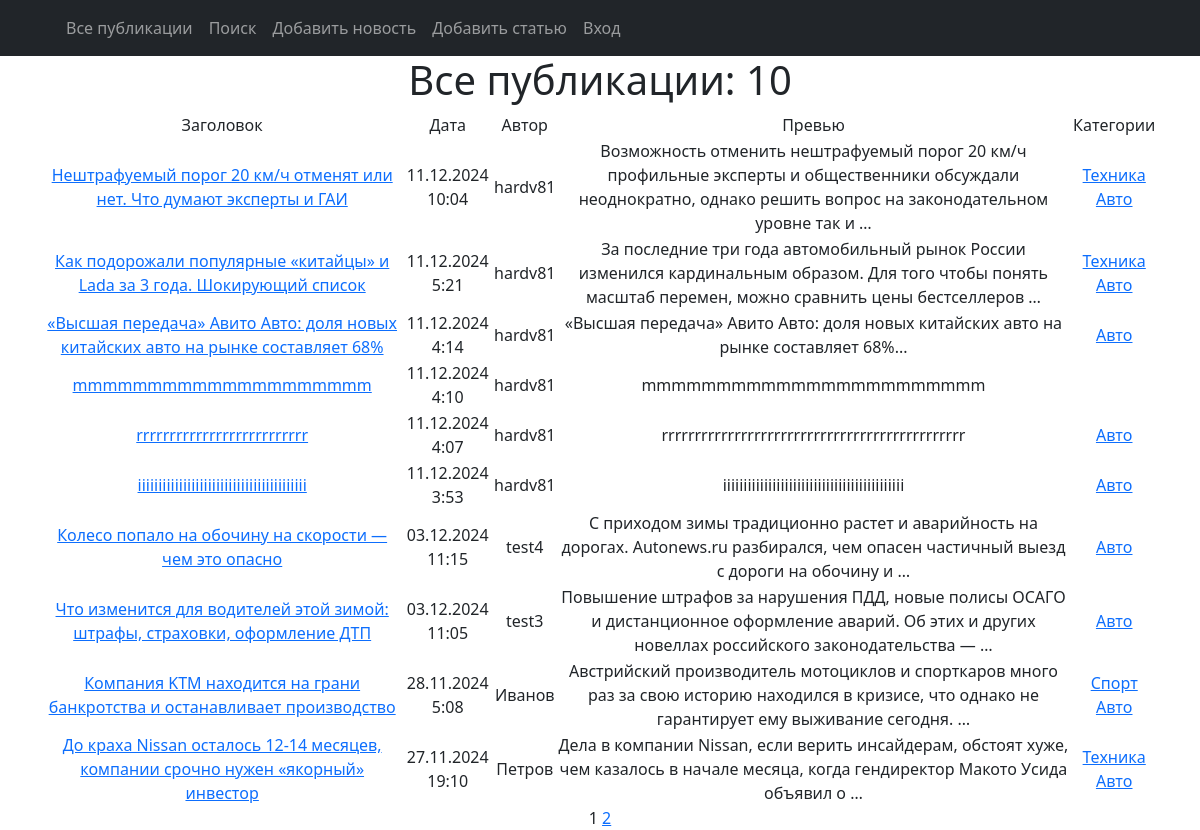
The page / on the database its author committed.
### news/models.py (models this page shows, shortened)
class Post(models.Model):
    article = 'ART'
    news = 'NEW'
    TYPE = [
        (article, 'Статья'),
        (news, 'Новость'),
    ]
    post_author = models.ForeignKey(Author, on_delete=models.CASCADE)
    post_type = models.CharField(max_length=3, choices=TYPE, default=article)
    post_time = models.DateTimeField(auto_now_add=True)
    post_category = models.ManyToManyField(Category, through='PostCategory')
    post_title = models.CharField(max_length=255)
    post_text = models.TextField()
    post_rating = models.IntegerField(default=0)

class Author(models.Model):
    author_rating = models.IntegerField(default=0)
    author_user = models.OneToOneField(User, on_delete = models.CASCADE, primary_key = True)
    def __str__(self):
        return f'{self.author_user}'

class Category(models.Model):
    category_name = models.CharField(max_length=255, unique=True)
    subscribers = models.ManyToManyField(User, blank=True, related_name='categories')
    def __str__(self):
        return f'{self.category_name}'

### news/views.py (the view)
# urls.py: path('', PostsList.as_view(), name='post_list'),
class PostsList(ListView):
    model = Post
    ordering = '-post_time'
    template_name = 'posts.html'
    context_object_name = 'posts'
    paginate_by = 10
    def get_queryset(self):
        queryset = super().get_queryset()
        self.filterset = PostFilter(self.request.GET, queryset)
        return self.filterset.qs
    def get_context_data(self, **kwargs):
        context = super().get_context_data(**kwargs)
        context['filterset'] = self.filterset
        return context

### news/templatetags/custom_filters.py (called while the page is built)
@register.filter()
def censor(text):
    CENS_WORDS = ['подшипник', 'коробка', 'видеорегистратор', 'транспорт', 'безопасность', 'также', 'видео',
                  'отставание', 'место']
    if type(text) != str:
        raise TypeException(f'Недопустимый формат данных (string)!')
    lst = []
    st = ''
    i = 0
    for sym in text:
        i += 1
        if sym.isalpha():
            st += sym
            if i == len(text):
                lst.append(st)
        else:
            if len(st):
                lst.append(st)
            lst.append(sym)
            st = ''
    for i in range(len(lst)):
        if lst[i].lower() in CENS_WORDS:
            lst[i] = lst[i].replace(lst[i], lst[i][:1] + "*" * (len(lst[i]) - 1))
    censored_text = ''
    for word in lst:
        censored_text += word
    return f'{censored_text}'

### news/templatetags/custom_tags.py (called while the page is built)
@register.simple_tag(takes_context=True)
def url_replace(context, **kwargs):
   d = context['request'].GET.copy()
   for k, v in kwargs.items():
       d[k] = v
   return d.urlencode()

### templates/posts.html (shortened to what this page needs)
{% extends 'flatpages/default.html' %}
{% load custom_filters %}
{% load custom_tags %}
{% block content %}
   <h1>Все публикации: {{ posts|length }}</h1>
   {% if posts %}
       <table>
           <tr>
               <td>Заголовок</td>
               <td>Дата</td>
               <td>Автор</td>
               <td>Превью</td>
               <td>Категории</td>
           </tr>
           {% for post in posts %}
           <tr>
               <td><a href="{% url 'post_detail' post.id %}">{{ post.post_title|censor }}</a></td>
               <td>{{ post.post_time|date:'d.m.Y G:i' }}</td>
               <td>{{ post.post_author }}</td>
               <td>{{ post.post_text|truncatewords:20|censor }}</td>
               <td>{% for category in post.post_category.all %}
                   <a href="{% url 'category_list' category.id %}">{{ category }}</a>
                   {% endfor %}
               </td>
           </tr>
           {% endfor %}
       </table>
   {% else %}
       <h2>Новостей нет!</h2>
   {% endif %}
   {{ page_obj.number }}
   {% if page_obj.has_next %}
       <a href="?{% url_replace page=page_obj.next_page_number %}">{{ page_obj.next_page_number }}</a>
   {% endif %}
{% endblock content %}

### rows shown on the page
Post: post_title|censor "Нештрафуемый порог 20 км/ч отменят или нет. Что думают эксперты и ГАИ", post_time "11.12.2024 10:04", post_author "hardv81", post_text|censor "Возможность отменить нештрафуемый порог 20 км/ч профильные эксперты и общественники обсуждали неоднократно, однако решить вопрос на законодательном уровне так и …"
Category: category_name "Техника"
Category: category_name "Авто"
Post: post_title|censor "Как подорожали популярные «китайцы» и Lada за 3 года. Шокирующий список", post_time "11.12.2024 5:21", post_author "hardv81", post_text|censor "За последние три года автомобильный рынок России изменился кардинальным образом. Для того чтобы понять масштаб перемен, можно сравнить цены бестселлеров …"
Post: post_title|censor "«Высшая передача» Авито Авто: доля новых китайских авто на рынке составляет 68%", post_time "11.12.2024 4:14", post_author "hardv81", post_text|censor "«Высшая передача» Авито Авто: доля новых китайских авто на рынке составляет 68%..."
Post: post_title|censor "mmmmmmmmmmmmmmmmmmmm", post_time "11.12.2024 4:10", post_author "hardv81", post_text|censor "mmmmmmmmmmmmmmmmmmmmmmm"
Post: post_title|censor "rrrrrrrrrrrrrrrrrrrrrrrrrr", post_time "11.12.2024 4:07", post_author "hardv81", post_text|censor "rrrrrrrrrrrrrrrrrrrrrrrrrrrrrrrrrrrrrrrrrrrrrr"
Post: post_title|censor "iiiiiiiiiiiiiiiiiiiiiiiiiiiiiiiiiiiiiiiii", post_time "11.12.2024 3:53", post_author "hardv81", post_text|censor "iiiiiiiiiiiiiiiiiiiiiiiiiiiiiiiiiiiiiiiiiiii"
Post: post_title|censor "Колесо попало на обочину на скорости — чем это опасно", post_time "03.12.2024 11:15", post_author "test4", post_text|censor "С приходом зимы традиционно растет и аварийность на дорогах. Autonews.ru разбирался, чем опасен частичный выезд с дороги на обочину и …"
Post: post_title|censor "Что изменится для водителей этой зимой: штрафы, страховки, оформление ДТП", post_time "03.12.2024 11:05", post_author "test3", post_text|censor "Повышение штрафов за нарушения ПДД, новые полисы ОСАГО и дистанционное оформление аварий. Об этих и других новеллах российского законодательства — …"
Post: post_title|censor "Компания KTM находится на грани банкротства и останавливает производство", post_time "28.11.2024 5:08", post_author "Иванов", post_text|censor "Австрийский производитель мотоциклов и спорткаров много раз за свою историю находился в кризисе, что однако не гарантирует ему выживание сегодня. …"
Category: category_name "Спорт"
Post: post_title|censor "До краха Nissan осталось 12-14 месяцев, компании срочно нужен «якорный» инвестор", post_time "27.11.2024 19:10", post_author "Петров", post_text|censor "Дела в компании Nissan, если верить инсайдерам, обстоят хуже, чем казалось в начале месяца, когда гендиректор Макото Уcида объявил о …"

### other values the page prints
{{ posts|length }} "10"
{{ page_obj.number }} "1"
{{ page_obj.next_page_number }} "2"
